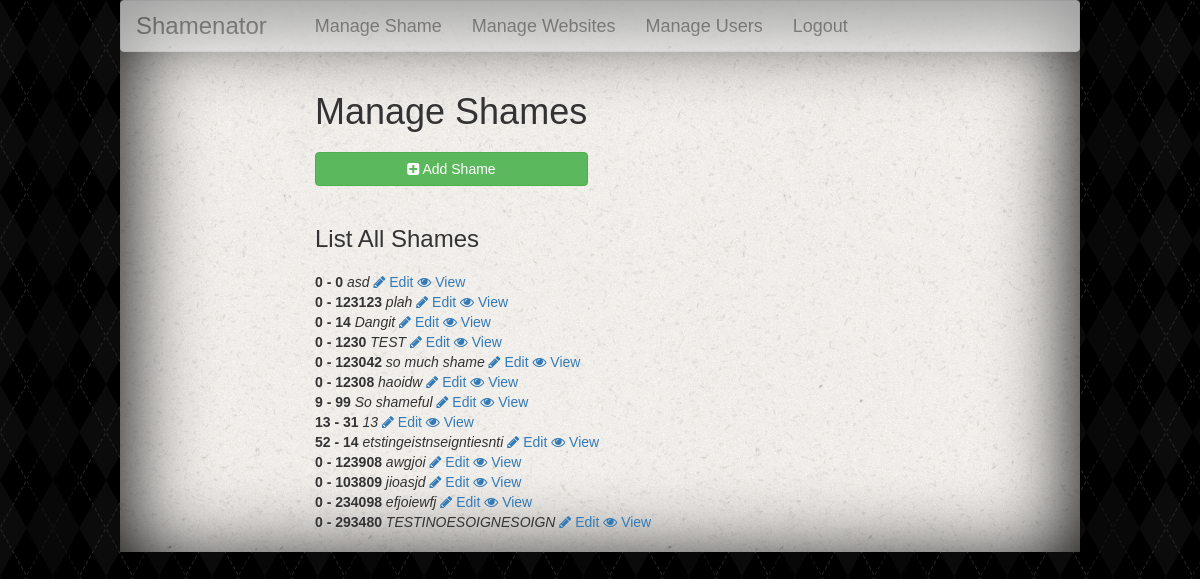
Page /manage-shames/index.php (signed in) on the committed database.
### tables this page shows
CREATE TABLE IF NOT EXISTS `shames` (
  `id` int(11) NOT NULL AUTO_INCREMENT,
  `website_id` int(11) NOT NULL,
  `user_id` int(11) NOT NULL,
  `shame` mediumtext NOT NULL,
  `notes` mediumtext NOT NULL,
  `date_updated` timestamp NOT NULL DEFAULT CURRENT_TIMESTAMP ON UPDATE CURRENT_TIMESTAMP,
  `date_created` timestamp NOT NULL DEFAULT '0000-00-00 00:00:00',
  PRIMARY KEY (`id`)
);

### database.php (called while the page is built, shortened)
<?
require_once('authenticator.php');
class DatabaseHelper{
  private $mysql;
  private $query;
  function DatabaseHelper(){
    try {
        $this->mysql = $this->connect();
    } catch (Exception $e) {
        $logger = new Logger();
        $logger->setLog('error');
    }
  }
  private function connect(){
    $host = 'localhost';
    $database = $user = 'glenn_shamenator';
    $password = 'Ch4ng3m3#';
    $mysql = @mysql_connect($host,$user,$password);
    return $mysql;
  }
  public function getAllByTableName($table) {
    return $this->queryRows("SELECT * FROM `$table`");
  }
  public function queryRow($sql = '') {
    if( !isset($this->query) ){
      $this->query = mysql_query($sql, $this->mysql)
          or die('Query failed: ' . mysql_error());
    }
    $row = mysql_fetch_assoc($this->query);
    return $row;
  }
  public function queryRows($sql = ''){
    $result = array();
    while( $row = $this->queryRow($sql) ){
      $result[] = $row;
    }
    $this->query = null;
    return $result;
  }
}

### authenticator.php (called while the page is built, shortened)
<?
require_once('database.php');
class AuthenticatorHelper{
	public function isAuthenticated(){
		return $_SESSION['loggedIn'];
	}
}
?>

### manage-shames/index.php (the view, shortened to what this page needs)
<?
require_once('../authenticator.php');
$db = new DatabaseHelper();
$shames = $db->getAllByTableName('shames');
include('../header.php');
?>
<div class="manage">
  <h1>Manage Shames</h1>
  <a href="/shamenator/manage-shames/?action=add-shame" class="btn btn-success"><i class="fa fa-plus-square"></i> Add Shame</a>
</div>
<div class="list">
  <h3>List All Shames</h3>
  <ul><?
    foreach($shames as $shame){ ?>
        <li>
          <strong><?= $shame['user_id'] ?> - <?= $shame['website_id']?></strong>
          <em><?= $shame['shame']?></em>
          <a href="/shamenator/manage-shames/?action=edit-shame&shame_id=<?= $shame['id'] ?>"><i class="fa fa-pencil"></i> Edit</a>
          <a href="/shamenator/manage-shames/?action=view-shame&shame_id=<?= $shame['id'] ?>"><i class="fa fa-eye"></i> View</a>
        </li><?
    } ?>
</ul>
</div>
<?
include('../footer.php');
?>

### header.php (shortened to what this page needs)
<?
require_once('authenticator.php');
$authenticator = new AuthenticatorHelper();
?><html>
<head>
	<link rel="stylesheet" href="https://maxcdn.bootstrapcdn.com/bootstrap/3.3.4/css/bootstrap.min.css">
	<link rel="stylesheet" href="//maxcdn.bootstrapcdn.com/font-awesome/4.3.0/css/font-awesome.min.css">
  <link rel="stylesheet" type="text/css" href="/shamenator/css/style.css">
</head>
<body>
	<div class="container">
		<div class="row">
			<? if($authenticator->isAuthenticated() ): ?>
			<nav class="navbar navbar-default">
  			<div class="container-fluid">
    			<div class="navbar-header">
    			  <a class="navbar-brand" href="/shamenator/index.php">Shamenator</a>
    			</div>
    			<div id="navbar" class="navbar-collapse collapse">
    				<ul class="nav navbar-nav">
    					<li><a href="/shamenator/admin.php?action=manage-shames">Manage Shame</a></li>
    					<li><a href="/shamenator/admin.php?action=manage-websites">Manage Websites</a></li>
    					<li><a href="/shamenator/admin.php?action=manage-users"> Manage Users</a></li>
    					<li><a href="index.php?logout=yes">Logout</a></li>
    				</ul>
    				</div>
    			</div>
    		</nav>
    			<? endif; ?>
    			<div class="col-xs-9 col-xs-offset-2">

### footer.php
      </div>
		</div>
	</div>
</body>
</html>

### css/style.css (style rules this page uses)
html, body { box-sizing: border-box; font-size:14px; font-family:"Helvetica"; }
*, *:before, *:after { box-sizing: inherit; }
a,p,h1,h2,h3,h4,ul,li,ul li { margin:0; padding:0; background:none; border:none; outline:none; text-decoration:none; }
body { background-image:url("../images/argyle.png"); }
.container { max-width:960px; margin:auto; width:100%; box-shadow:0px 18px 82px 6px black inset; background-image:url("../images/ricepaper.png"); }
.navbar-default { opacity:0.6; font-size:18px; }
.navbar-brand { padding-right:33px; font-size:24px; }
.manage { padding:20px; }
.manage h1 { padding-bottom:20px; }
.manage a { width:42%; }
.list { padding:20px; }
.list ul { list-style:none; }
.list h3 { padding-bottom:20px; }

### rows in the picture
shames: user "0", website "0", shame "asd"
shames: user "0", website "123123", shame "plah"
shames: user "0", website "14", shame "Dangit"
shames: user "0", website "1230", shame "TEST"
shames: user "0", website "123042", shame "so much shame"
shames: user "0", website "12308", shame "haoidw"
shames: user "9", website "99", shame "So shameful"
shames: user "13", website "31", shame "13"
shames: user "52", website "14", shame "etstingeistnseigntiesnti"
shames: user "0", website "123908", shame "awgjoi"
shames: user "0", website "103809", shame "jioasjd"
shames: user "0", website "234098", shame "efjoiewfj"
shames: user "0", website "293480", shame "TESTINOESOIGNESOIGN"
